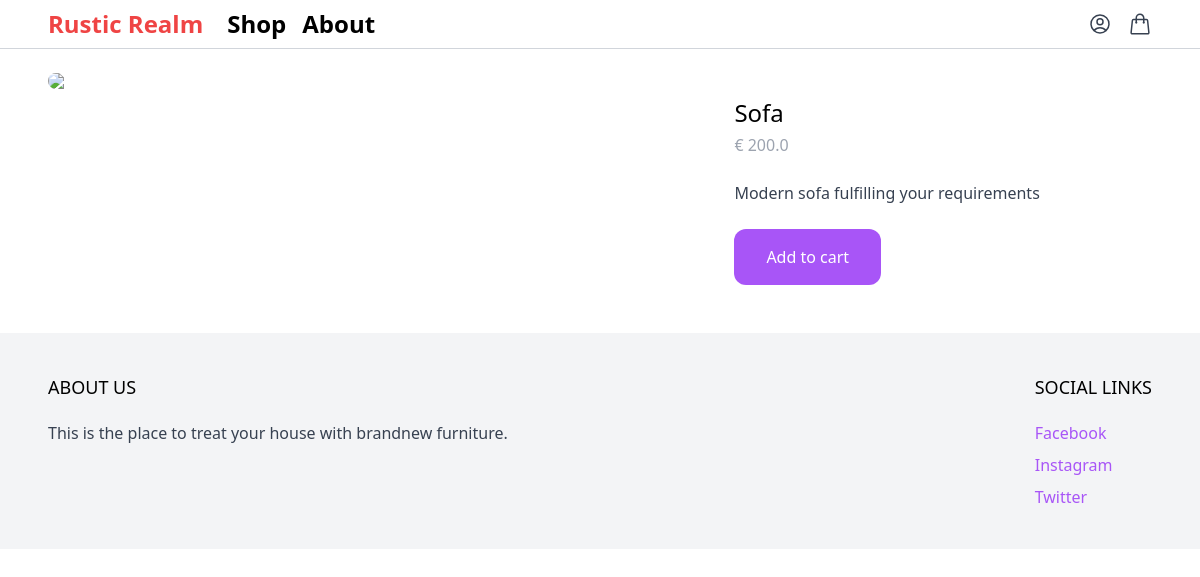
Before: /shop/Sofa/ with the older database file.
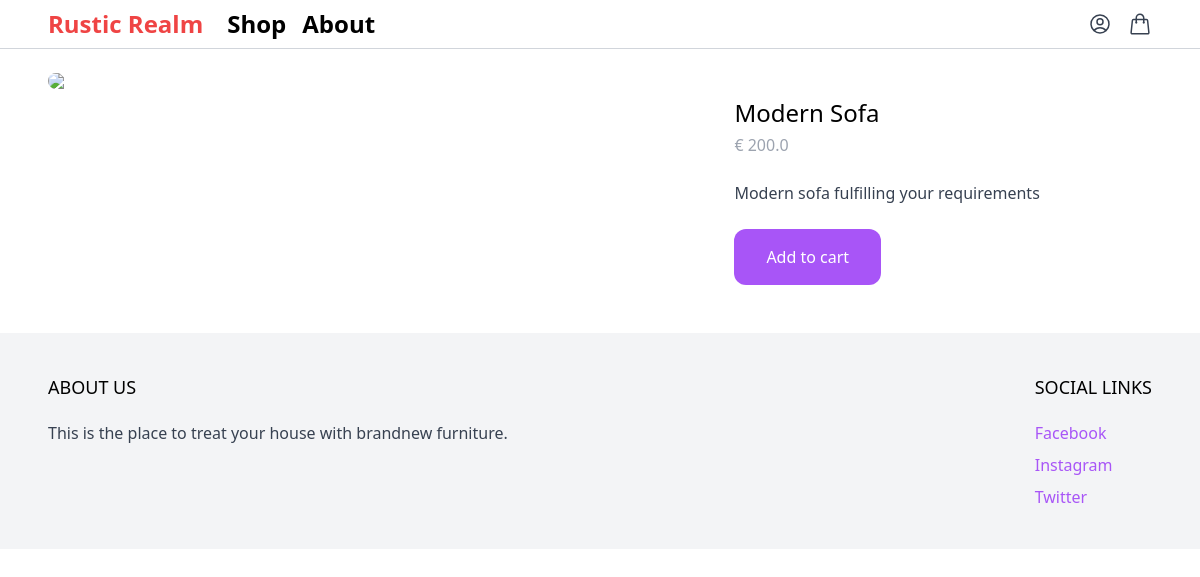
After: the same page with the newer database file.
### product/models.py (models this page shows, shortened)
class Product(models.Model):
    category = models.ForeignKey(Category, related_name='products', on_delete=models.CASCADE)
    name = models.CharField(max_length=255)
    slug = models.SlugField()
    description = models.TextField(blank=True, null=True)
    price = models.IntegerField()
    created_at = models.DateTimeField(auto_now_add=True)
    class Meta:
        ordering = ('-created_at',)
    def get_display_price(self):
        return f"€ {self.price / 100}"

### product/views.py (the view)
# urls.py: path('shop/<slug:slug>/', product, name='product'),
def product(request, slug):
    product = get_object_or_404(Product, slug=slug)
    return render(request, 'product/product.html', {'product': product})

### product/templates/product/product.html
{% extends 'core/base.html' %}
{% block content %}
<div class="max-w-6xl mx-auto flex flex-wrap py-6 px-6 xl:px-0">
    <div class="images w-full mb-6 lg:mb-0 lg:w-3/5">
        <img class="rounded-xl" src="1.jpg">
    </div>
    <div class="information w-full lg:w-2/5 lg:p-6">
        <h1 class="text-2xl">{{ product.name }}</h1>
        <p class="mt-1 text-gray-400">{{ product.get_display_price }}</p>
        {% if product.description %}
            <p class="mt-6 text-gray-700">
                {{ product.description }}
            </p>
        {% endif %}
        <a href="#" class="mt-6 inline-block px-8 py-4 rounded-xl bg-purple-500 text-white hover:bg-purple-700">
            Add to cart
        </a>
    </div>
</div>
{% endblock %}

### core/templates/core/base.html (shortened to what this page needs)
<!DOCTYPE html>
<html>
<head>
    <script src="https://cdn.tailwindcss.com"></script>
</head>
<body>
    <nav class="border-b border-gray-300">
    <div class="max-w-6xl mx-auto py-2 px-6 xl:px-0 flex items-center justify-between">
        <div class="menu-left flex items-center space-x-6">
            <a href="#" class="text-2xl text-red-500 font-bold">Rustic Realm</a>
            <ul class="flex items-center space-x-4">
                <li>
                    <a href="{% url 'shop' %}" class="text-2xl font-semibold">Shop</a>
                </li>
                <li>
                    <a href="#" class="text-2xl font-semibold">About</a>
                </li>
            </ul>
        </div>
        <div class="menu-right flex items-center space-x-4">
            <a href="#" class="text-gray-700 hover:text-red-700 transition-colors duration-300">
            </a>
            <a href="#" class="text-gray-700 hover:text-red-700 transition-colors duration-300">
            </a>
        </div>
    </div>
</nav>
    <main>
        {% block content%}
        {% endblock %}
    </main>
    <footer class="bg-gray-100">
        <div class="max-w-6xl mx-auto p-10 px-6 xl:px-0 md:flex justify-between">
            <div class="footer-left mb-12 md:mb-0">
                <h2 class="mb-5 uppercase text-lg">About us</h2>
                <p class="text-gray-700">This is the place to treat your house with brandnew furniture.</p>
            </div>
            <div class="footer-right">
                <p class="mb-5 uppercase text-lg">Social links</p>
                <ul class="space-y-2">
                    <li><a href="#" class="text-purple-500 hover:text-purple-800">Facebook</a></li>
                    <li><a href="#" class="text-purple-500 hover:text-purple-800">Instagram</a></li>
                    <li><a href="#" class="text-purple-500 hover:text-purple-800">Twitter</a></li>
                </ul>
            </div>
        </div>
    </footer>
</body>
</html>

Changed rows visible on the page:
changed Product "Modern sofa fulfilling your requirements": name "Sofa" → "Modern Sofa"
